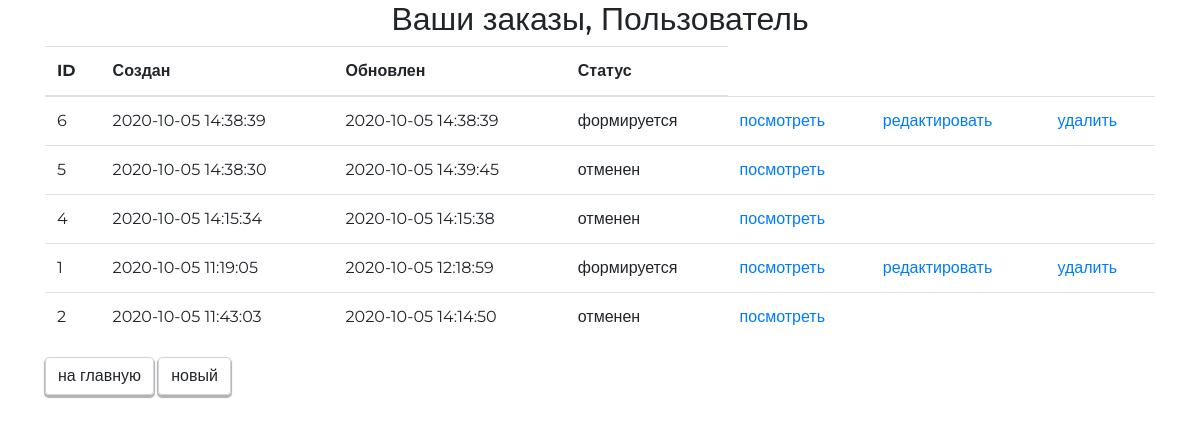
/orders/, run on an earlier commit of the app's database.
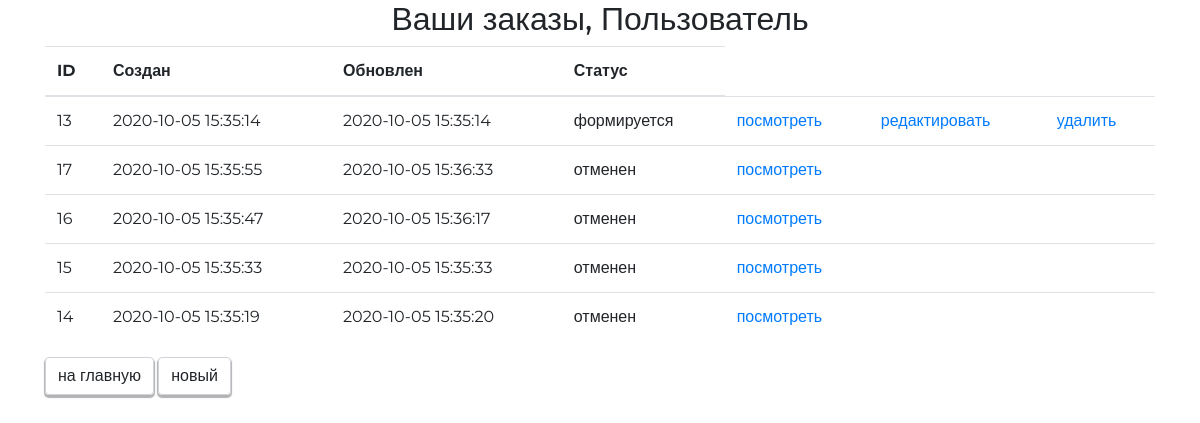
And on a later commit of the database.
### ordersapp/models.py (models this page shows, shortened)
class Order(models.Model):
    FORMING = 'F'
    SENT_TO_PROCEED = 'S'
    PROCEEDED = 'P'
    PAID = 'D'
    READY = 'Y'
    CANCEL = 'C'
    ORDER_STATUS_CHOICES = (
        (FORMING, 'формируется'),
        (SENT_TO_PROCEED, 'отправлен в обработку'),
        (PAID, 'оплачен'),
        (PROCEEDED, 'обрабатывается'),
        (READY, 'готов к выдаче'),
        (CANCEL, 'отменен'),
    )
    user = models.ForeignKey(get_user_model(), on_delete=models.CASCADE)
    created = models.DateTimeField(verbose_name='создан', auto_now_add=True)
    updated = models.DateTimeField(verbose_name='обновлен', auto_now=True)
    status = models.CharField(verbose_name='статус',
                              max_length=1,
                              choices=ORDER_STATUS_CHOICES,
                              default=FORMING)
    is_active = models.BooleanField(verbose_name='активен', default=True)
    class Meta:
        ordering = ('-is_active', '-created',)
        verbose_name = 'заказ'
        verbose_name_plural = 'заказы'
    @property
    def is_forming(self):
        return self.status == self.FORMING

### ordersapp/views.py (the view)
# urls.py: path('', ordersapp.OrderList.as_view(), name='index'),
class OrderList(ListView):
    extra_context = {
        "page_title": "заказы",
    }
    model = Order

### mainapp/context_processors.py (called while the page is built)
def get_categories(request):
    return {
        'categories': ProductCategory.objects.filter(is_active=True),
    }

### ordersapp/templates/ordersapp/order_list.html
{% extends 'ordersapp/base.html' %}
{% load static %}
{% block container %}
    <div class="h2 text-center head">
        Ваши заказы, {{ user.first_name|default:'пользователь'|title }}
    </div>
    <table class="table orders_list">
        <thead>
        <tr>
            <th>ID</th>
            <th>Создан</th>
            <th>Обновлен</th>
            <th>Статус</th>
        </tr>
        </thead>
        <tbody>
        {% for item in object_list %}
            <tr>
                <td class="td1 orders_list">{{ item.pk }}</td>
                <td>{{ item.created|date:"Y-m-d H:i:s" }}</td>
                <td>{{ item.updated|date:"Y-m-d H:i:s" }}</td>
                <td>{{ item.get_status_display }}</td>
                <td>
                    <a href="{% url 'orders:order_read' item.pk %}">
                        посмотреть
                    </a>
                </td>
                <td>
                    {% if item.is_forming %}
                        <a href="{% url 'orders:order_update' pk=item.pk %}">
                            редактировать
                        </a>
                    {% endif %}
                </td>
                <td>
                    {% if item.is_forming %}
                        <a href="{% url 'orders:order_delete' item.pk %}">
                            удалить
                        </a>
                    {% endif %}
                </td>
            </tr>
        {% endfor %}
        </tbody>
    </table>
    <a href="{% url 'main:index' %}"
       class="btn btn-default btn-round">
        на главную
    </a>
    <a href="{% url 'orders:order_create' %}"
       class="btn btn-default btn-round">
        новый
    </a>
{% endblock %}

### ordersapp/templates/ordersapp/base.html (shortened to what this page needs)
<!DOCTYPE html>
{% load static %}
<html>
<head>
    {% block css %}
        <link rel="stylesheet" href="{% static 'node_modules/bootstrap/dist/css/bootstrap.min.css' %}">
        <link rel="stylesheet" href="{% static 'fonts/icomoon/style.css' %}">
        <link rel="stylesheet" href="{% static 'css/style.css' %}">
    {% endblock %}
</head>
<body>
<div class="order_container container">
    {% block container %}
    {% endblock %}
</div>
</body>
</html>

### static/css/style.css (style rules this page uses)
* { margin: 0; padding: 0; }
html { height: 100%; }
body { height: 100%; font-family: "Montserrat", sans-serif; }
.container { width: 1366px; margin: 0 auto; }
input[type=submit], .btn-round { box-shadow: 0 2px 1px 1px rgba(33, 33, 33, 0.35); border: 1px solid #ced4da; }

What changed in the data, as far as the page shows it:
removed Order: pk "6", created "2020-10-05 14:38:39", updated "2020-10-05 14:38:39", status "формируется", shows "редактировать", shows "удалить"
removed Order: pk "5", created "2020-10-05 14:38:30", updated "2020-10-05 14:39:45", status "отменен"
removed Order: pk "4", created "2020-10-05 14:15:34", updated "2020-10-05 14:15:38", status "отменен"
removed Order: pk "1", created "2020-10-05 11:19:05", updated "2020-10-05 12:18:59", status "формируется", shows "редактировать", shows "удалить"
removed Order: pk "2", created "2020-10-05 11:43:03", updated "2020-10-05 14:14:50", status "отменен"
added Order: pk "13", created "2020-10-05 15:35:14", updated "2020-10-05 15:35:14", status "формируется", shows "редактировать", shows "удалить"
added Order: pk "17", created "2020-10-05 15:35:55", updated "2020-10-05 15:36:33", status "отменен"
added Order: pk "16", created "2020-10-05 15:35:47", updated "2020-10-05 15:36:17", status "отменен"
added Order: pk "15", created "2020-10-05 15:35:33", updated "2020-10-05 15:35:33", status "отменен"
added Order: pk "14", created "2020-10-05 15:35:19", updated "2020-10-05 15:35:20", status "отменен"
